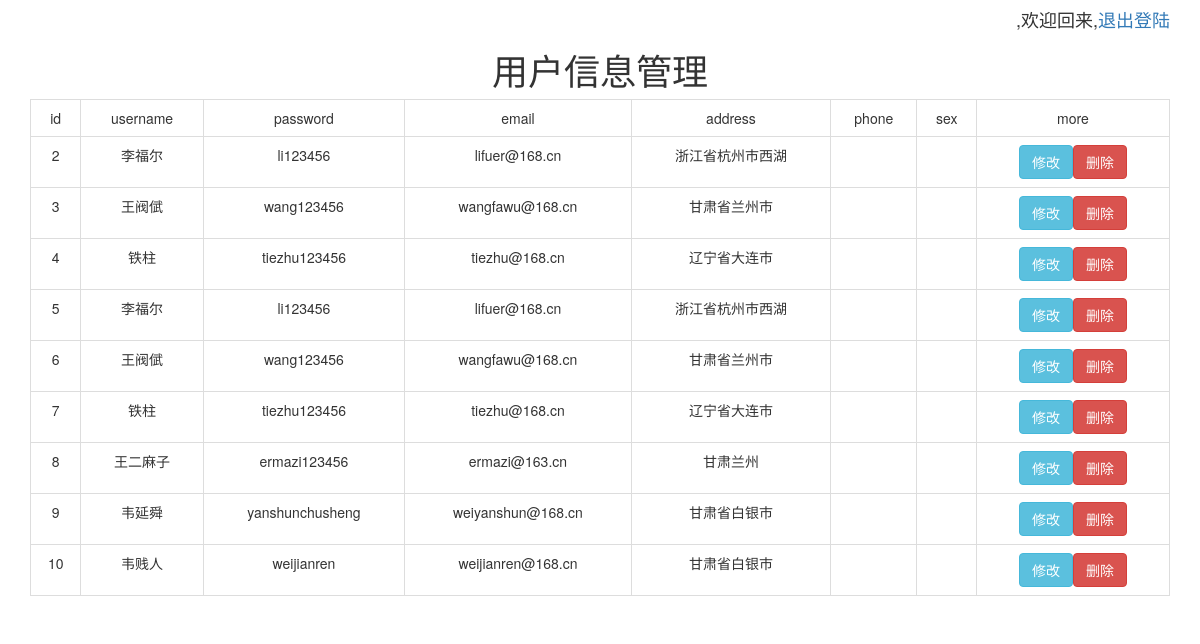
The app's page /interface/admin.php with its own data.
### tables this page shows
CREATE TABLE `users` (
  `id` int(11) NOT NULL COMMENT '编号',
  `username` varchar(255) NOT NULL COMMENT '用户名',
  `password` varchar(255) NOT NULL COMMENT '密码',
  `gender` tinyint(1) NOT NULL COMMENT '性别',
  `address` varchar(255) NOT NULL COMMENT '地址',
  `phonenumber` bigint(20) NOT NULL COMMENT '电话号',
  `email` varchar(255) NOT NULL COMMENT '电子邮件'
);

### interface/admin.php (the view, shortened to what this page needs)
<!DOCTYPE html>
<html lang="en">
<head>
    <link href="https://cdn.bootcdn.net/ajax/libs/twitter-bootstrap/3.3.7/css/bootstrap.min.css" rel="stylesheet">
</head>
<body>
    <div class="container">
        <div class="text-right h4"><span id="user"></span>,欢迎回来,<a id="loginout">退出登陆</a></div>
        <div class="h1 text-center">用户信息管理</div>
        <table class="table table-bordered table-hover text-center">
            <tr>
                <td>id</td>
                <td>username</td>
                <td>password</td>
                <td>email</td>
                <td>address</td>
                <td>phone</td>
                <td>sex</td>
                <td>more</td>
            </tr>
            <?php
                include('./interface/library/conn.php');
                $sql = "select * from users";
                $result = $mysqli->query($sql);
                while($row = $result->fetch_assoc()){
                    echo '<tr>';
                    echo "<td>$row[id]</td>";
                    echo "<td>$row[username]</td>";
                    echo "<td>$row[password]</td>";
                    echo "<td>$row[email]</td>";
                    echo "<td>$row[address]</td>";
                    echo "<td>$row[phone]</td>";
                    echo "<td>$row[sex]</td>";
                    echo "<td><a class='btn btn-info' href='./eg04.update.html?id=$row[id]&username=$row[username]'>修改</a><a href='./interface/removeuser.php?id=$row[id]' class='btn btn-danger'>删除</a></td>";
                    echo '</tr>';
                }
            ?>
        </table>
    </div>
</body>
</html>

### records on screen
users: id "2", username "李福尔", password "li123456", email "lifuer@168.cn", address "浙江省杭州市西湖"
users: id "3", username "王阀倵", password "wang123456", email "wangfawu@168.cn", address "甘肃省兰州市"
users: id "4", username "铁柱", password "tiezhu123456", email "tiezhu@168.cn", address "辽宁省大连市"
users: id "5", username "李福尔", password "li123456", email "lifuer@168.cn", address "浙江省杭州市西湖"
users: id "6", username "王阀倵", password "wang123456", email "wangfawu@168.cn", address "甘肃省兰州市"
users: id "7", username "铁柱", password "tiezhu123456", email "tiezhu@168.cn", address "辽宁省大连市"
users: id "8", username "王二麻子", password "ermazi123456", email "ermazi@163.cn", address "甘肃兰州"
users: id "9", username "韦延舜", password "yanshunchusheng", email "weiyanshun@168.cn", address "甘肃省白银市"
users: id "10", username "韦贱人", password "weijianren", email "weijianren@168.cn", address "甘肃省白银市"
